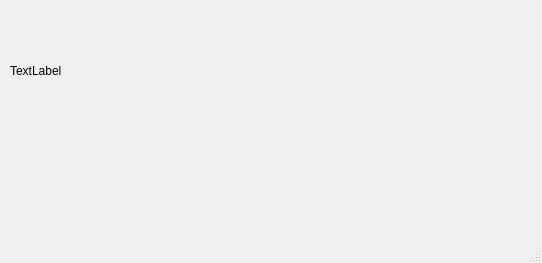
<?xml version="1.0" encoding="UTF-8"?>
<ui version="4.0">
 <class>MainWindow</class>
 <widget class="QMainWindow" name="MainWindow">
  <property name="geometry">
   <rect>
    <x>0</x>
    <y>0</y>
    <width>542</width>
    <height>263</height>
   </rect>
  </property>
  <property name="windowTitle">
   <string>MainWindow</string>
  </property>
  <widget class="QWidget" name="centralwidget">
   <widget class="QLabel" name="label">
    <property name="geometry">
     <rect>
      <x>10</x>
      <y>10</y>
      <width>451</width>
      <height>121</height>
     </rect>
    </property>
    <property name="text">
     <string>TextLabel</string>
    </property>
   </widget>
  </widget>
  <widget class="QMenuBar" name="menubar">
   <property name="geometry">
    <rect>
     <x>0</x>
     <y>0</y>
     <width>542</width>
     <height>22</height>
    </rect>
   </property>
  </widget>
  <widget class="QStatusBar" name="statusbar"/>
 </widget>
 <resources/>
 <connections/>
</ui>
